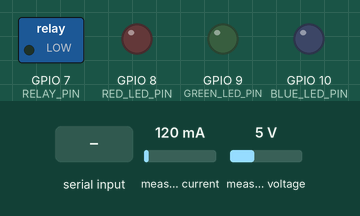
Simulated run of this sketch. Board: ESP32-S3. On the bench: switched loads named in the sketch (green lamp = pin HIGH), output pins drawn as LEDs (lit = HIGH). The inputs (shaded band) are chosen by the test bench; at power-on: measured current 120 mA, measured voltage 5 V. The local clock reads 2024-03-15 10:24:30 at power-on unless the sketch sets it; what the sketch prints to the serial monitor is not drawn.

Above: at 1.2 s.
1.3 s: "RELAY ON\n" received over Serial
At 2.5 s:
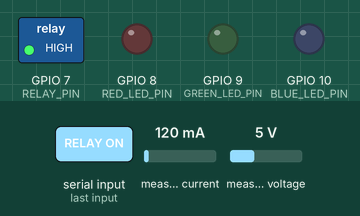
3.6 s: "RED ON\n" received over Serial
At 5.4 s:
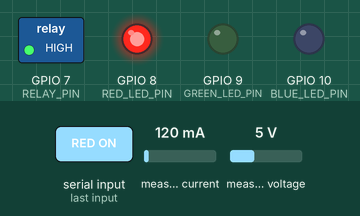
5.7 s: "RELAY OFF\n" received over Serial
At 7.2 s:
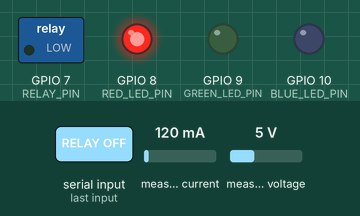
7.7 s: "GREEN ON\n" received over Serial
At 9.0 s:
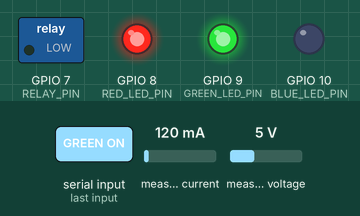
9.8 s: "RED OFF\n" received over Serial
At 10.9 s:
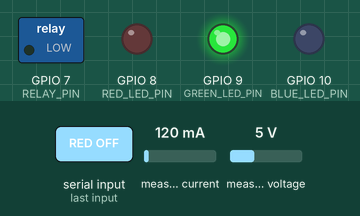
11.9 s: "BLUE ON\n" received over Serial
At 13.9 s:
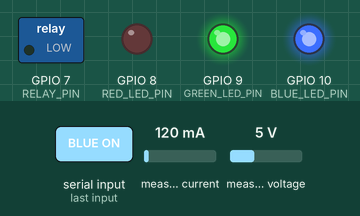
Timing chart, 0 to 15.0 s (numbered marks = the images above; inputs shaded):
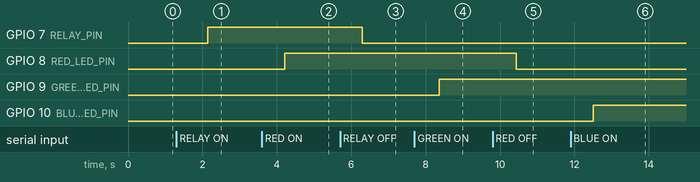

Measured:
- after the input at 1.3 s, GPIO 7 (RELAY_PIN): LOW → HIGH after 0.85 s
- after the input at 3.6 s, GPIO 8 (RED_LED_PIN): LOW → HIGH after 0.62 s
- after the input at 5.7 s, GPIO 7 (RELAY_PIN): HIGH → LOW after 0.59 s
- after the input at 7.7 s, GPIO 9 (GREEN_LED_PIN): LOW → HIGH after 0.66 s
- after the input at 9.8 s, GPIO 8 (RED_LED_PIN): HIGH → LOW after 0.64 s
- after the input at 11.9 s, GPIO 10 (BLUE_LED_PIN): LOW → HIGH after 0.61 s

The sketch:

debugpcb.ino
```cpp
#include <PZEM004Tv30.h>
#include <HardwareSerial.h>
#include <DS1302.h>

// ================= OUTPUT =================
#define RELAY_PIN 7
#define RED_LED_PIN 8
#define GREEN_LED_PIN 9
#define BLUE_LED_PIN 10

// ================= RTC =================
#define RTC_CE 4
#define RTC_IO 3
#define RTC_SCLK 2
DS1302 rtc(RTC_CE, RTC_IO, RTC_SCLK);

// ================= PZEM =================
#define PZEM_RX_PIN 5   // ESP32 RX <- PZEM TX
#define PZEM_TX_PIN 6   // ESP32 TX -> PZEM RX
HardwareSerial PZEMSerial(1);
PZEM004Tv30 pzem(PZEMSerial, PZEM_RX_PIN, PZEM_TX_PIN);

void setup() {
  Serial.begin(115200);

  // Inisialisasi pin output
  pinMode(RELAY_PIN, OUTPUT);
  pinMode(RED_LED_PIN, OUTPUT);
  pinMode(GREEN_LED_PIN, OUTPUT);
  pinMode(BLUE_LED_PIN, OUTPUT);

  // Matikan semua output awal
  digitalWrite(RELAY_PIN, LOW);
  digitalWrite(RED_LED_PIN, LOW);
  digitalWrite(GREEN_LED_PIN, LOW);
  digitalWrite(BLUE_LED_PIN, LOW);

  // ===== SET WAKTU RTC SEKALI SAJA =====
  rtc.writeProtect(false);
  rtc.halt(false);
  Time t(2026, 2, 6, 10, 30, 0, Time::kFriday);
  rtc.time(t);

  // Inisialisasi PZEM
  PZEMSerial.begin(9600, SERIAL_8N1, PZEM_RX_PIN, PZEM_TX_PIN);

  Serial.println("System Ready. Ketik perintah RELAY ON/OFF atau LED ON/OFF.");
}

void loop() {
  // ----- Baca waktu dari RTC -----
  Time now = rtc.time();
  Serial.print("Tanggal: ");
  Serial.print(now.yr);
  Serial.print("-");
  Serial.print(now.mon);
  Serial.print("-");
  Serial.print(now.date);
  Serial.print(" | Waktu: ");
  Serial.print(now.hr);
  Serial.print(":");
  Serial.print(now.min);
  Serial.print(":");
  Serial.println(now.sec);

  // ----- Baca data PZEM -----
  float voltage = pzem.voltage();
  float current = pzem.current();
  float power = pzem.power();
  float energy = pzem.energy();
  float frequency = pzem.frequency();
  float pf = pzem.pf();

  if (isnan(voltage)) voltage = 0;
  if (isnan(current)) current = 0;
  if (isnan(power)) power = 0;
  if (isnan(energy)) energy = 0;
  if (isnan(frequency)) frequency = 0;
  if (isnan(pf)) pf = 0;

  Serial.print("Voltage: ");
  Serial.print(voltage);
  Serial.println(" V");
  Serial.print("Current: ");
  Serial.print(current);
  Serial.println(" A");
  Serial.print("Power:   ");
  Serial.print(power);
  Serial.println(" W");
  Serial.print("Energy:  ");
  Serial.print(energy);
  Serial.println(" Wh");
  Serial.print("Frequency: ");
  Serial.print(frequency);
  Serial.println(" Hz");
  Serial.print("PF:      ");
  Serial.println(pf);
  Serial.println("-----------------------------");

  // ----- Kontrol relay / LED via serial -----
  if (Serial.available() > 0) {
    String command = Serial.readStringUntil('\n');
    command.trim();

    if (command.equalsIgnoreCase("RELAY ON")) digitalWrite(RELAY_PIN, HIGH);
    else if (command.equalsIgnoreCase("RELAY OFF")) digitalWrite(RELAY_PIN, LOW);
    else if (command.equalsIgnoreCase("RED ON")) digitalWrite(RED_LED_PIN, HIGH);
    else if (command.equalsIgnoreCase("RED OFF")) digitalWrite(RED_LED_PIN, LOW);
    else if (command.equalsIgnoreCase("GREEN ON")) digitalWrite(GREEN_LED_PIN, HIGH);
    else if (command.equalsIgnoreCase("GREEN OFF")) digitalWrite(GREEN_LED_PIN, LOW);
    else if (command.equalsIgnoreCase("BLUE ON")) digitalWrite(BLUE_LED_PIN, HIGH);
    else if (command.equalsIgnoreCase("BLUE OFF")) digitalWrite(BLUE_LED_PIN, LOW);
    else Serial.println("Perintah tidak dikenal!");
  }

  delay(2000);  // Update setiap 2 detik
}
```
